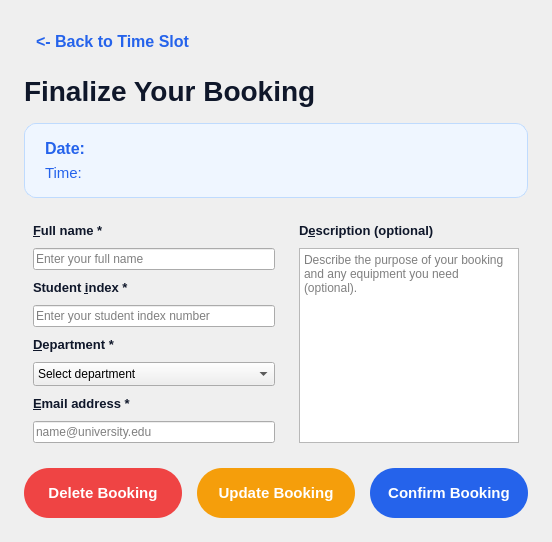
<?xml version="1.0" encoding="utf-8"?>
<ui version="4.0">
 <class>Page3</class>
 <widget class="QWidget" name="page3Widget">
  <layout class="QVBoxLayout" name="verticalLayout_page3" stretch="0,0,0,1,0">
   <property name="spacing">
    <number>16</number>
   </property>
   <property name="leftMargin">
    <number>24</number>
   </property>
   <property name="topMargin">
    <number>24</number>
   </property>
   <property name="rightMargin">
    <number>24</number>
   </property>
   <property name="bottomMargin">
    <number>24</number>
   </property>
   <item>
    <layout class="QHBoxLayout" name="page3TopBar">
     <item alignment="Qt::AlignLeft|Qt::AlignTop">
      <widget class="QPushButton" name="backTo2Btn">
       <property name="text">
        <string>&lt;- Back to Time Slot</string>
       </property>
       <property name="cursor">
        <cursorShape>PointingHandCursor</cursorShape>
       </property>
       <property name="styleSheet">
        <string notr="true">QPushButton { background: transparent; color: #2563EB; font-size: 16px; font-weight: bold; border: none; text-align: left; padding: 8px 12px; border-radius: 8px; } QPushButton:hover { background-color: #EFF6FF; color: #1D4ED8; }</string>
       </property>
      </widget>
     </item>
    </layout>
   </item>
   <item>
    <widget class="QLabel" name="confirmTitleLbl">
     <property name="textFormat">
      <enum>Qt::PlainText</enum>
     </property>
     <property name="text">
      <string>Finalize Your Booking</string>
     </property>
     <property name="styleSheet">
      <string notr="true">font-size: 28px; font-weight: 900; color: #0F172A;</string>
     </property>
    </widget>
   </item>
   <item>
    <widget class="QFrame" name="summaryBox">
     <property name="styleSheet">
      <string notr="true">QFrame { background-color: #EFF6FF; border-radius: 12px; border: 1px solid #BFDBFE; }</string>
     </property>
     <layout class="QVBoxLayout" name="summaryLayout">
      <property name="leftMargin">
       <number>20</number>
      </property>
      <property name="topMargin">
       <number>15</number>
      </property>
      <property name="rightMargin">
       <number>20</number>
      </property>
      <property name="bottomMargin">
       <number>15</number>
      </property>
      <item>
       <widget class="QLabel" name="summaryDateLbl">
        <property name="wordWrap">
         <bool>true</bool>
        </property>
        <property name="textFormat">
         <enum>Qt::PlainText</enum>
        </property>
        <property name="text">
         <string>Date: </string>
        </property>
        <property name="styleSheet">
         <string notr="true">font-size: 16px; font-weight: bold; color: #2563EB; border: none;</string>
        </property>
       </widget>
      </item>
      <item>
       <widget class="QLabel" name="summaryTimeLbl">
        <property name="wordWrap">
         <bool>true</bool>
        </property>
        <property name="textFormat">
         <enum>Qt::PlainText</enum>
        </property>
        <property name="text">
         <string>Time: </string>
        </property>
        <property name="styleSheet">
         <string notr="true">font-size: 15px; color: #2563EB; border: none;</string>
        </property>
       </widget>
      </item>
     </layout>
    </widget>
   </item>
   <item>
    <widget class="QScrollArea" name="formScrollArea">
     <property name="frameShape">
      <enum>QFrame::NoFrame</enum>
     </property>
     <property name="widgetResizable">
      <bool>true</bool>
     </property>
     <widget class="QWidget" name="formScrollContents">
      <layout class="QGridLayout" name="formGridLayout">
       <property name="horizontalSpacing">
        <number>24</number>
       </property>
       <property name="verticalSpacing">
        <number>10</number>
       </property>
       <item row="0" column="0">
        <widget class="QLabel" name="label">
         <property name="buddy">
          <cstring>nameInput</cstring>
         </property>
         <property name="textFormat">
          <enum>Qt::PlainText</enum>
         </property>
         <property name="text">
          <string>&amp;Full name *</string>
         </property>
         <property name="styleSheet">
          <string notr="true">color: #0F172A; font-weight: bold; font-size: 13px;</string>
         </property>
        </widget>
       </item>
       <item row="1" column="0">
        <widget class="QLineEdit" name="nameInput">
         <property name="maxLength">
          <number>254</number>
         </property>
         <property name="clearButtonEnabled">
          <bool>true</bool>
         </property>
         <property name="placeholderText">
          <string>Enter your full name</string>
         </property>
        </widget>
       </item>
       <item row="2" column="0">
        <widget class="QLabel" name="label_2">
         <property name="buddy">
          <cstring>indexInput</cstring>
         </property>
         <property name="textFormat">
          <enum>Qt::PlainText</enum>
         </property>
         <property name="text">
          <string>Student &amp;index *</string>
         </property>
         <property name="styleSheet">
          <string notr="true">color: #0F172A; font-weight: bold; font-size: 13px;</string>
         </property>
        </widget>
       </item>
       <item row="3" column="0">
        <widget class="QLineEdit" name="indexInput">
         <property name="maxLength">
          <number>254</number>
         </property>
         <property name="clearButtonEnabled">
          <bool>true</bool>
         </property>
         <property name="placeholderText">
          <string>Enter your student index number</string>
         </property>
        </widget>
       </item>
       <item row="4" column="0">
        <widget class="QLabel" name="label_3">
         <property name="buddy">
          <cstring>deptInput</cstring>
         </property>
         <property name="textFormat">
          <enum>Qt::PlainText</enum>
         </property>
         <property name="text">
          <string>&amp;Department *</string>
         </property>
         <property name="styleSheet">
          <string notr="true">color: #0F172A; font-weight: bold; font-size: 13px;</string>
         </property>
        </widget>
       </item>
       <item row="5" column="0">
        <widget class="QComboBox" name="deptInput">
         <property name="minimumContentsLength">
          <number>24</number>
         </property>
         <property name="sizeAdjustPolicy">
          <enum>QComboBox::AdjustToMinimumContentsLengthWithIcon</enum>
         </property>
         <property name="currentIndex">
          <number>0</number>
         </property>
         <item>
          <property name="text">
           <string>Select department</string>
          </property>
         </item>
         <item>
          <property name="text">
           <string>Department of Construction Technology</string>
          </property>
         </item>
         <item>
          <property name="text">
           <string>Department of Electrotechnology</string>
          </property>
         </item>
         <item>
          <property name="text">
           <string>Department of Mechanical and Manufacturing Technology</string>
          </property>
         </item>
         <item>
          <property name="text">
           <string>Department of Nano Science Technology</string>
          </property>
         </item>
        </widget>
       </item>
       <item row="6" column="0">
        <widget class="QLabel" name="label_email">
         <property name="buddy">
          <cstring>emailInput</cstring>
         </property>
         <property name="textFormat">
          <enum>Qt::PlainText</enum>
         </property>
         <property name="text">
          <string>&amp;Email address *</string>
         </property>
         <property name="styleSheet">
          <string notr="true">color: #0F172A; font-weight: bold; font-size: 13px;</string>
         </property>
        </widget>
       </item>
       <item row="7" column="0">
        <widget class="QLineEdit" name="emailInput">
         <property name="maxLength">
          <number>254</number>
         </property>
         <property name="clearButtonEnabled">
          <bool>true</bool>
         </property>
         <property name="placeholderText">
          <string>name@university.edu</string>
         </property>
        </widget>
       </item>
       <item row="0" column="1">
        <widget class="QLabel" name="label_6">
         <property name="buddy">
          <cstring>descriptionInput</cstring>
         </property>
         <property name="textFormat">
          <enum>Qt::PlainText</enum>
         </property>
         <property name="text">
          <string>D&amp;escription (optional)</string>
         </property>
         <property name="styleSheet">
          <string notr="true">color: #0F172A; font-weight: bold; font-size: 13px;</string>
         </property>
        </widget>
       </item>
       <item row="1" column="1" rowspan="7">
        <widget class="QTextEdit" name="descriptionInput">
         <property name="minimumSize">
          <size>
           <width>180</width>
           <height>160</height>
          </size>
         </property>
         <property name="tabChangesFocus">
          <bool>true</bool>
         </property>
         <property name="acceptRichText">
          <bool>false</bool>
         </property>
         <property name="placeholderText">
          <string>Describe the purpose of your booking and any equipment you need (optional).</string>
         </property>
         <property name="sizePolicy">
          <sizepolicy hsizetype="Expanding" vsizetype="Expanding">
           <horstretch>0</horstretch>
           <verstretch>0</verstretch>
          </sizepolicy>
         </property>
        </widget>
       </item>
      </layout>
     </widget>
    </widget>
   </item>
   <item>
    <layout class="QHBoxLayout" name="actionButtonsLayout">
     <property name="spacing">
      <number>15</number>
     </property>
     <item>
      <widget class="QPushButton" name="deleteBtn">
       <property name="visible">
        <bool>false</bool>
       </property>
       <property name="text">
        <string>Delete Booking</string>
       </property>
       <property name="minimumSize">
        <size>
         <width>0</width>
         <height>50</height>
        </size>
       </property>
       <property name="cursor">
        <cursorShape>PointingHandCursor</cursorShape>
       </property>
       <property name="styleSheet">
        <string notr="true">QPushButton { background-color: #EF4444; color: white; border-radius: 25px; font-weight: bold; font-size: 15px; } QPushButton:hover { background-color: #DC2626; border: 2px solid #FCA5A5; }</string>
       </property>
      </widget>
     </item>
     <item>
      <widget class="QPushButton" name="updateBtn">
       <property name="visible">
        <bool>false</bool>
       </property>
       <property name="text">
        <string>Update Booking</string>
       </property>
       <property name="minimumSize">
        <size>
         <width>0</width>
         <height>50</height>
        </size>
       </property>
       <property name="cursor">
        <cursorShape>PointingHandCursor</cursorShape>
       </property>
       <property name="styleSheet">
        <string notr="true">QPushButton { background-color: #F59E0B; color: white; border-radius: 25px; font-weight: bold; font-size: 15px; } QPushButton:hover { background-color: #D97706; border: 2px solid #FDE047; }</string>
       </property>
      </widget>
     </item>
     <item>
      <widget class="QPushButton" name="submitBtn">
       <property name="text">
        <string>Confirm Booking</string>
       </property>
       <property name="minimumSize">
        <size>
         <width>0</width>
         <height>50</height>
        </size>
       </property>
       <property name="cursor">
        <cursorShape>PointingHandCursor</cursorShape>
       </property>
       <property name="styleSheet">
        <string notr="true">QPushButton { background-color: #2563EB; color: white; border-radius: 25px; font-weight: bold; font-size: 15px; } QPushButton:hover { background-color: #1D4ED8; border: 2px solid #93C5FD; }</string>
       </property>
      </widget>
     </item>
    </layout>
   </item>
  </layout>
 </widget>
 <tabstops>
  <tabstop>backTo2Btn</tabstop>
  <tabstop>nameInput</tabstop>
  <tabstop>indexInput</tabstop>
  <tabstop>deptInput</tabstop>
  <tabstop>emailInput</tabstop>
  <tabstop>descriptionInput</tabstop>
  <tabstop>submitBtn</tabstop>
  <tabstop>updateBtn</tabstop>
  <tabstop>deleteBtn</tabstop>
 </tabstops>
</ui>
